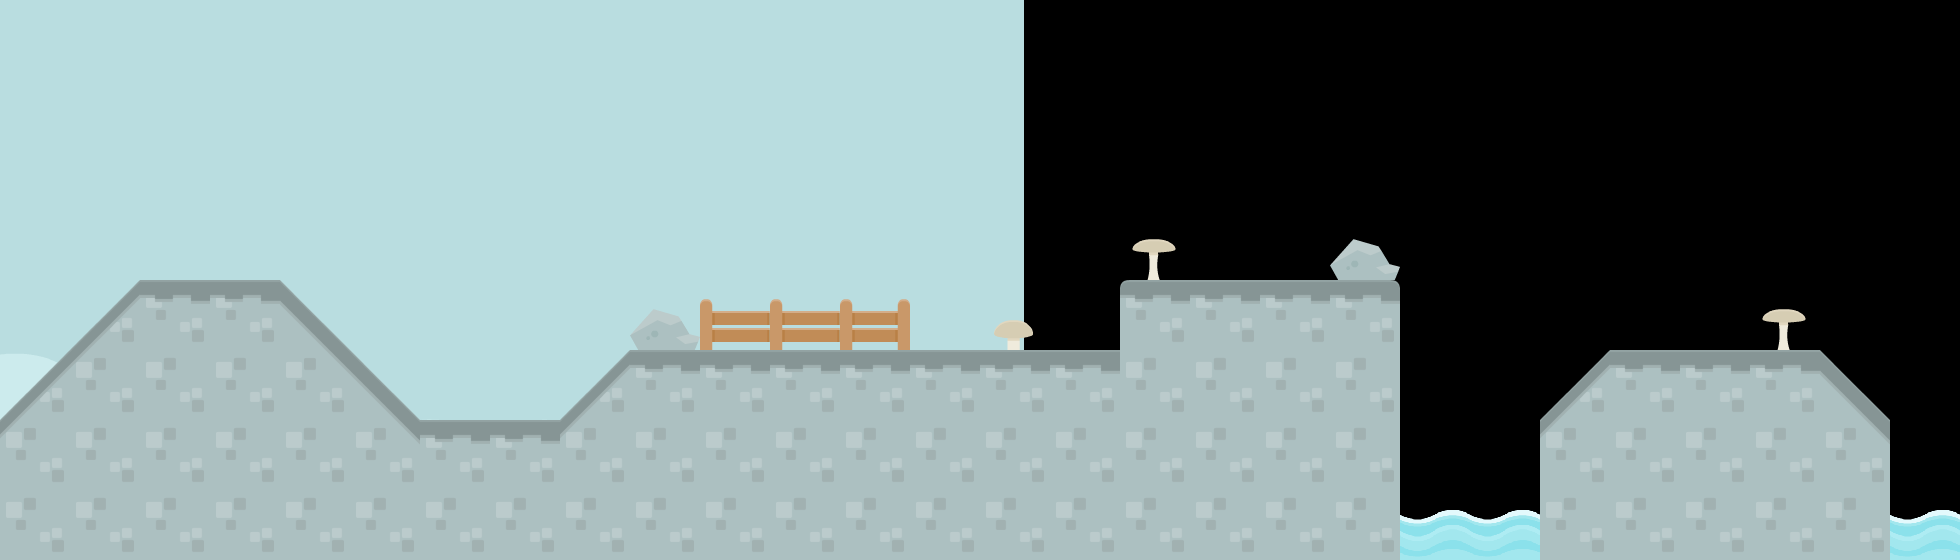

Tiled map render using the project's own tile images. Description and the map definition, with tile-layer contents summarised, below:
An orthogonal 28x8 tile map with 70x70 px tiles, 3 tile layers (tiles_background, tiles_terrain, tiles_foreground), 2 image layers and 15 objects (6x STONE, 5x effect_glow_sprites, start, target, effect_clouds, ...).

<map version="1.0" orientation="orthogonal" renderorder="right-down" width="28" height="8" tilewidth="70" tileheight="70" nextobjectid="25">
 <properties>
  <property name="message" value="THE [GREEN]ALIENS[WHITE] CAN'T CLIMB! GIVE THEM [BLUE]RAMPS[WHITE] TO WALK UP." />
 </properties>
 <tileset firstgid="1" name="tiles" tilewidth="70" tileheight="70" spacing="4" margin="2" tilecount="117">
  <image source="../../graphics/tiles.png" width="962" height="666" />
  <tile id="114">
   <animation>
    <frame tileid="114" duration="100" />
    <frame tileid="115" duration="100" />
    <frame tileid="116" duration="100" />
    <frame tileid="115" duration="100" />
   </animation>
  </tile>
 </tileset>
 <imagelayer name="background_b" x="1024" y="-280">
  <image source="../../graphics/backgrounds/blue_shroom.png" />
 </imagelayer>
 <imagelayer name="background_a" y="-280">
  <image source="../../graphics/backgrounds/blue_shroom.png" />
 </imagelayer>
 <layer name="tiles_background" width="30" height="8">
  <data>[240 cells, 4 non-empty, 3 distinct tile ids]</data>
 </layer>
 <layer name="tiles_terrain" width="30" height="8">
  <data>[240 cells, 81 non-empty, 8 distinct tile ids]</data>
 </layer>
 <layer name="tiles_foreground" width="30" height="8">
  <data>[240 cells, 7 non-empty, 3 distinct tile ids]</data>
 </layer>
 <objectgroup name="terrain">
  <object id="10" type="STONE" x="630" y="350">
   <polygon points="0,0 490,0 490,210 0,210" />
  </object>
  <object id="11" type="STONE" x="1120" y="280">
   <polygon points="0,0 280,0 280,280 0,280" />
  </object>
  <object id="17" type="STONE" x="1540" y="560">
   <polygon points="0,0 0,-140 70,-210 280,-210 350,-140 350,0" />
  </object>
  <object id="18" type="STONE" x="0" y="560">
   <polygon points="0,0 0,-140 140,-280 280,-280 420,-140 420,0" />
  </object>
  <object id="19" type="STONE" x="420" y="420">
   <polygon points="0,0 140,0 140,140 0,140" />
  </object>
  <object id="20" type="STONE" x="560" y="420">
   <polygon points="0,0 70,-70 70,140 0,140" />
  </object>
 </objectgroup>
 <objectgroup name="entities">
  <object id="4" name="start" type="start" x="770" y="280" width="70" height="70" />
  <object id="5" name="target" type="target" x="1260" y="210" width="70" height="70" />
 </objectgroup>
 <objectgroup name="background_effects">
  <object id="12" type="effect_clouds" x="560" y="0" width="1470" height="140" />
  <object id="15" type="effect_glow_sprites" x="700" y="280" width="420" height="70" />
  <object id="16" type="effect_glow_sprites" x="1120" y="210" width="280" height="70" />
  <object id="21" type="effect_glow_sprites" x="1610" y="280" width="210" height="70" />
  <object id="22" type="effect_glow_sprites" x="140" y="210" width="140" height="70" />
  <object id="23" type="effect_glow_sprites" x="420" y="350" width="140" height="70" />
 </objectgroup>
 <objectgroup name="foreground_effects" />
 <objectgroup name="npc">
  <object id="24" type="flier" x="840" y="195" width="350" height="140">
   <properties>
    <property name="skin" value="fly" />
   </properties>
  </object>
 </objectgroup>
</map>
